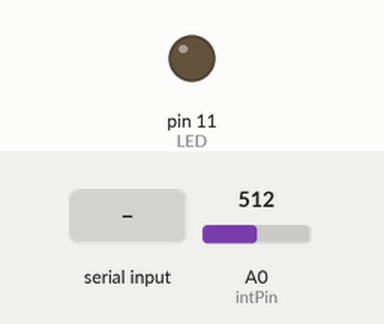
Recording of a sketch running on a simulated Arduino Uno, built with avr-gcc and run on an emulated ATmega328P. Shown: output pins drawn as LEDs (lit = HIGH). The inputs (shaded band) are chosen by the test bench; at power-on: A0 (intPin) = 512. What the sketch prints to the serial monitor is not drawn.

Above: at 1.2 s.
1.3 s: "1" received over Serial
At 2.5 s:
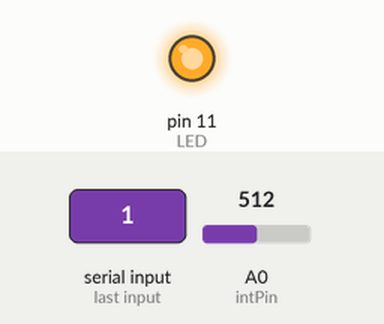
2.8 s: "0" received over Serial
At 3.9 s:
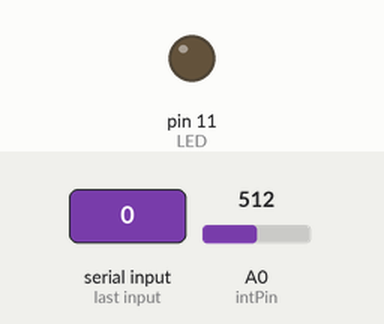
Timing chart, 0 to 5.8 s (numbered marks = the images above; inputs shaded):
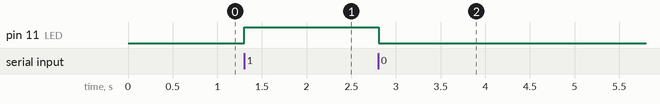

The sketch:

2-2-2.ino
```cpp
const int intPin = A0;
const int LED = 11;
int v = 0;
int data = -1;

void setup() {
  // put your setup code here, to run once:
  pinMode(intPin, INPUT_PULLUP);  // デジタルピン2を入力に設定
  pinMode(LED, OUTPUT);  // デジタルピン2を入力に設定
  Serial.begin(9600);
}

void loop() {
  // put your main code here, to run repeatedly:
  v = analogRead(intPin);

  delay(100);

  data = Serial.read();
  data -= 0x30;
  Serial.println(data);

  if(data == 1)
  {
    digitalWrite(LED, HIGH);
  }
  else if(data == 0)
  {
    digitalWrite(LED, LOW);
  }

  Serial.println("");
}
```

Measured:
- after the input at 1.3 s, pin 11 (LED): LOW → HIGH at once
- after the input at 2.8 s, pin 11 (LED): HIGH → LOW at once
